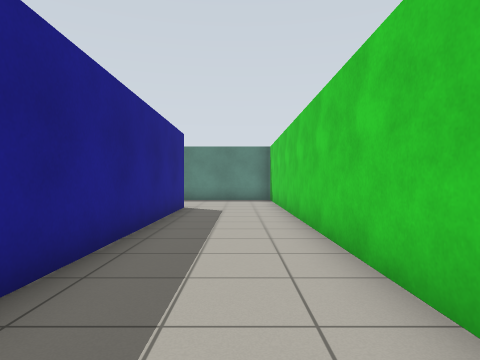
[1] (above)

24 first-person views from a walk through a Gazebo world. The camera is 0.94 m above the floor, looks level and sees 75° across. The floor is counted in squares, 1 m on a side. Each view is taken from the middle of a square. On the plan, view 1 faces up. The plan holds only what a view shows up to about 12 squares ahead; the rest is blank. The place goes on beyond the plan.

[2]
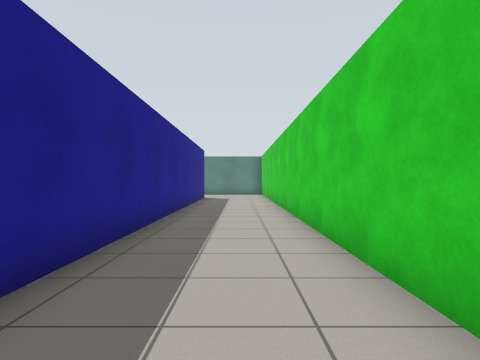

[3]
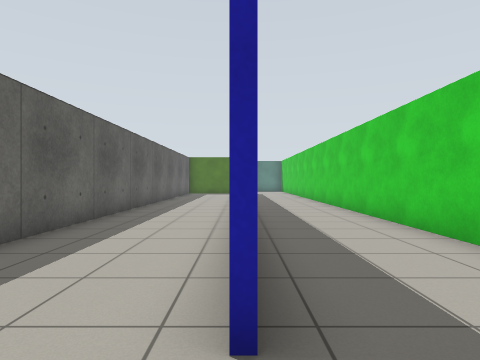

[4]
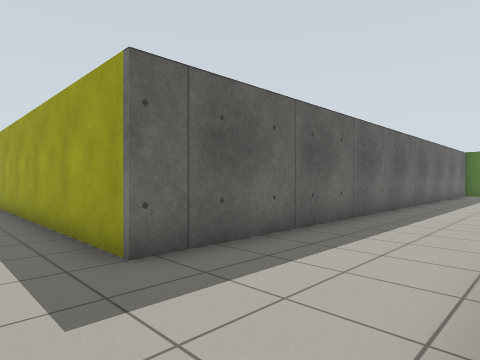

[5]
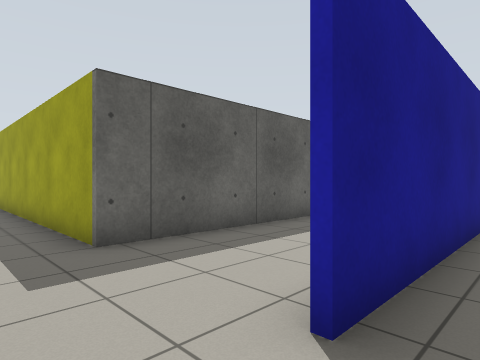

[6]
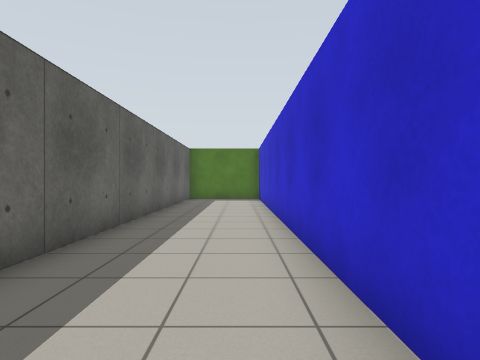

[7]
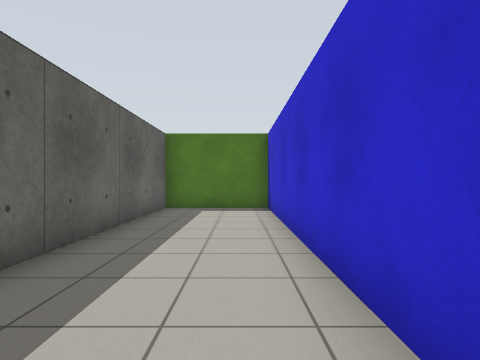

[8]
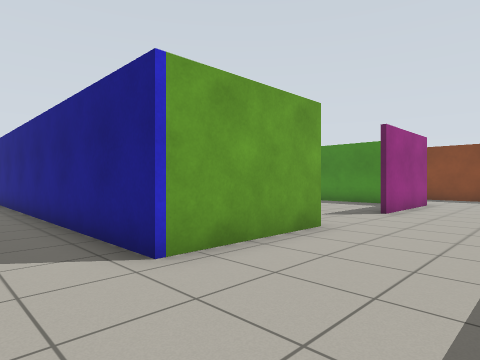

[9]
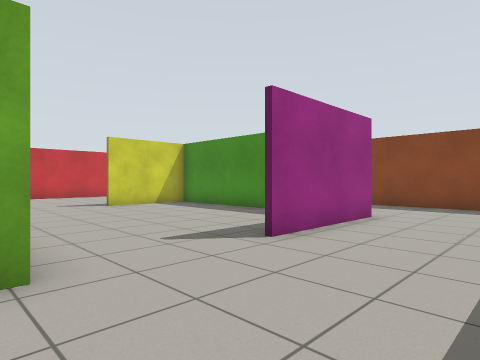

[10]
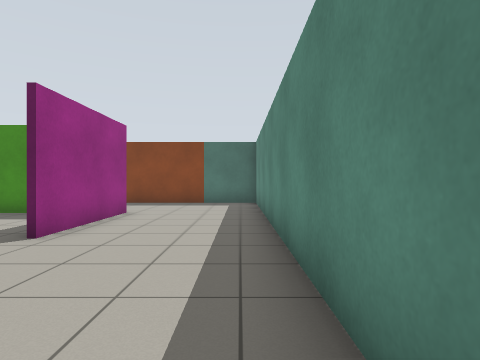

[11]
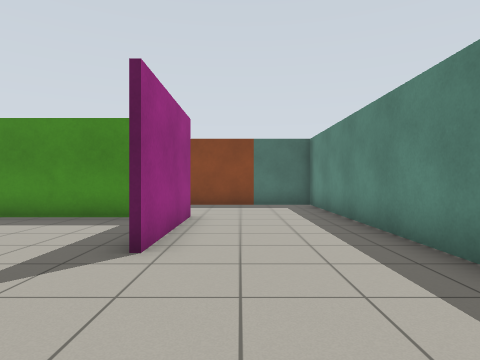

[12]
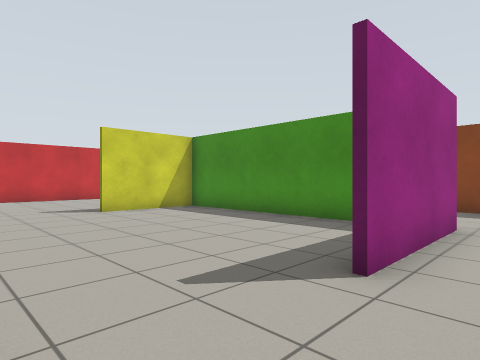

[13]
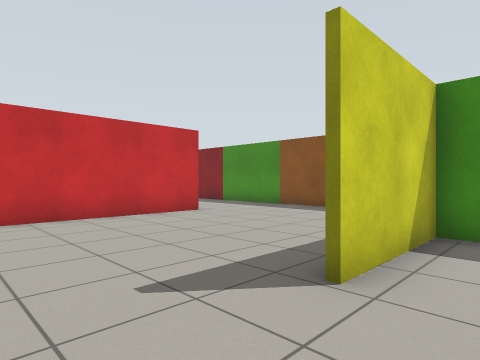

[14]
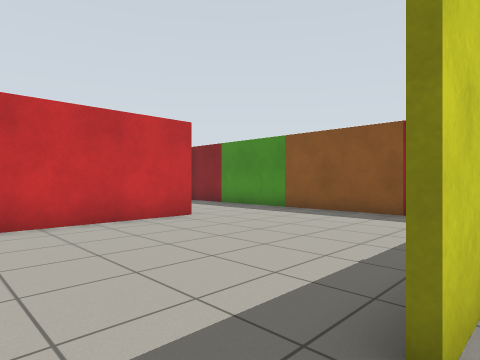

[15]
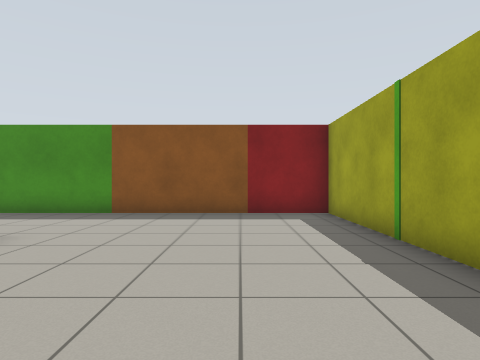

[16]
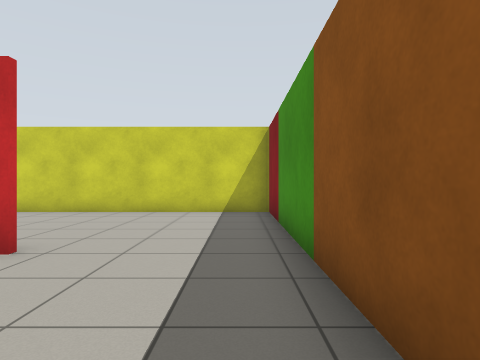

[17]
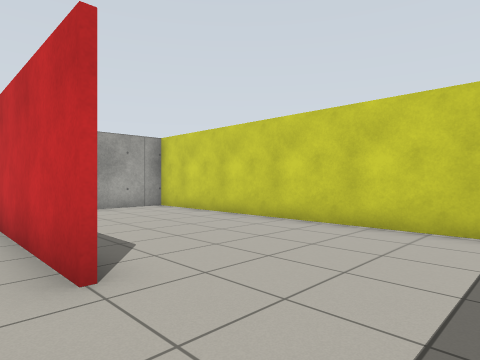

[18]
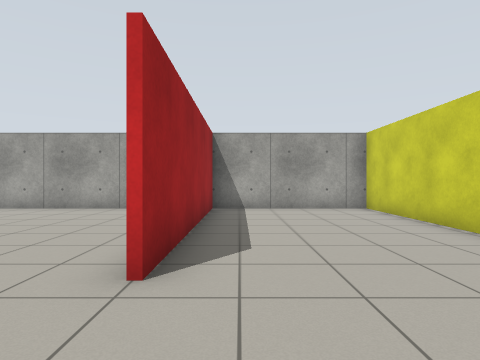

[19]
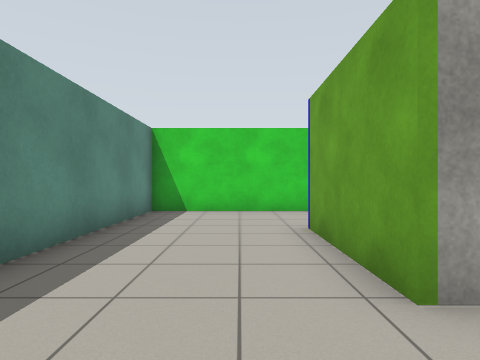

[20]
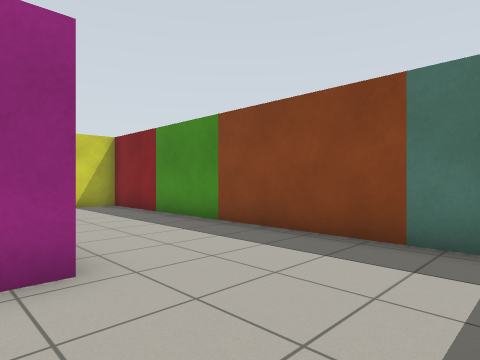

[21]
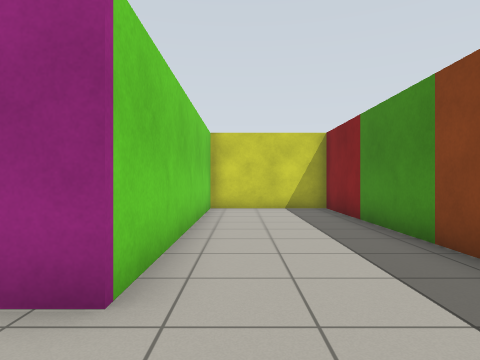

[22]
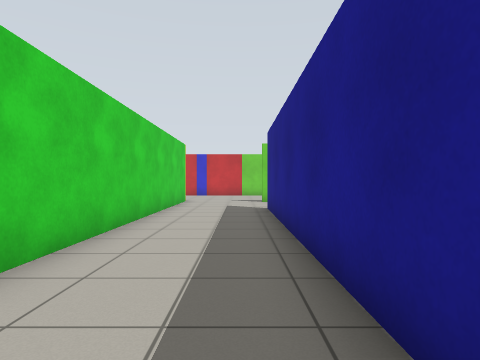

[23]
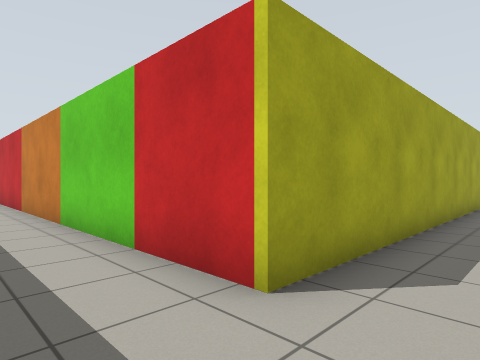

[24]
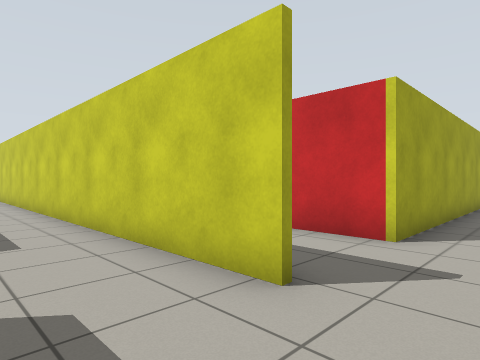

### Floor plan
Points are (right, up) in squares from view 1. A wall is a line through its corners. A room is listed if a view was taken in it or the views show most of it. See-through windows are left out.
Room 1 (views 1, 2, 5, 8, 9, 10, 11, 12, 13, 14, 15, 16, 17, 18, 19, 20, 21, 22)
walls: (-11.2, 2.5) (-16.9, 2.5); (-5.7, -1.2) (-5.7, 3); (-5.7, 10.1) (-5.7, 10.7) (-1.9, 10.7) (-1.9, -9.4); (-12.9, 9.3) (-12.9, 2.7) (-9.6, 2.7); (-13.1, -3.9) (-8, -3.9); (-16.9, 2.7) (-13, 2.7) (-13, 10.7) (-9, 10.7); (1.4, -10.9) (1.4, 14.7) (-16.9, 14.7) (-16.9, -9.2) (-5.7, -9.2) (-5.7, -4.1) (-13.1, -4.1)
ways out: opening at (-2, -10.5) to room 2
Room 2 (views 3, 4, 6, 7, 23)
walls: (-2.1, -3.9) (-2.1, 10.5) (-5.5, 10.5) (-5.5, -9.3) (-17, -9.3) (-17, 3.9)
ways out: opening at (-2, -10.5) to room 1; opening at (-20, -10.5) to room 3
Room 3 (view 24)
walls: (-19.8, -9.4) (-19.8, 3.7)
ways out: opening at (-20, -10.5) to room 2

Positions as (right, up) in squares from view 1, and headings:
1: (0, 0), facing up
2: (0, -6), facing up
3: (-2, -11), facing up
4: (-2, -11), facing up-left
5: (-1, -11), facing up-left
6: (-3, -5), facing up
7: (-3, 0), facing up
8: (0, 14), facing down-left
9: (-5, 14), facing down-left
10: (-4, 14), facing left
11: (-5, 12), facing left
12: (-6, 12), facing down-left
13: (-7, 4), facing down-left
14: (-8, 3), facing down-left
15: (-8, 0), facing left
16: (-16, 0), facing down
17: (-16, -3), facing down-right
18: (-16, -5), facing right
19: (-8, 12), facing right
20: (-12, 14), facing down-left
21: (-14, 13), facing down
22: (-1, 1), facing down
23: (-19, -11), facing up-right
24: (-22, -11), facing up-right
